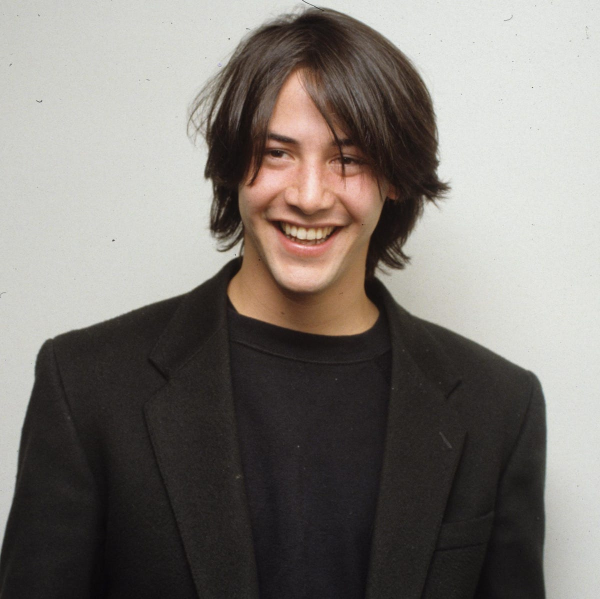
#> input picture keanu-reeves.jpg, 1200 x 1198 px (shown at 1/2 size)
$ python compare1.py   (older library calls are emulated)
#> lines starting #> are read from the running program, lines starting #| are printed output that depends on the picture; after the words box and inside, x2 and y2 are one past the last pixel; in counts of white or black regions, pixels touching at a corner belong together
# ============================================
# IMAGE SEGMENTATION
# K-MEANS + SPECTRAL CLUSTERING
# ============================================

import numpy as np
import matplotlib.pyplot as plt

from sklearn import cluster
from skimage.io import imread
from skimage.color import rgb2gray
from skimage.transform import resize


# ==========================================
# 1. ĐỌC ẢNH TỪ MÁY TÍNH
# ==========================================

# Thay 'pepper.jpg' bằng đường dẫn đến file ảnh trên máy của bạn
filename = 'keanu-reeves.jpg'

# Đọc ảnh
im = imread(filename)
#> im is the input picture: shape (1198, 1200, 3); mean R, G, B 125.7, 120.5, 115.6


# Nếu ảnh có alpha channel (RGBA) thì bỏ alpha
if im.ndim == 3 and im.shape[-1] == 4:
    im = im[:, :, :3]

# Nếu ảnh grayscale thì chuyển thành RGB
if im.ndim == 2:
    im = np.stack((im,) * 3, axis=-1)

# Resize ảnh về 100 x 100
im = resize(
    im,
    (100, 100, 3),
    anti_aliasing=True
)
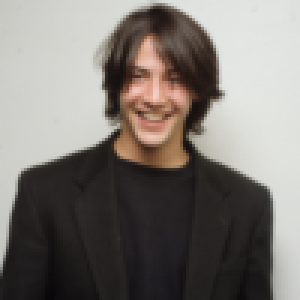
#> im: shape (100, 100, 3) float64 (shown 3 times larger); mean R, G, B 0.493, 0.473, 0.453

print("Ảnh:", filename)
print("Kích thước:", im.shape)
#| Kích thước: (100, 100, 3)


# ============================================
# 2. CONVERT TO GRAYSCALE
# ============================================

img = rgb2gray(im)
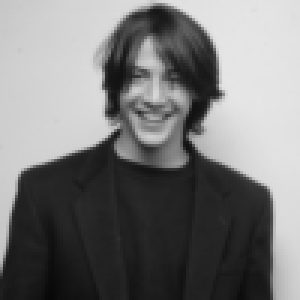
#> img: shape (100, 100) float64 (shown 3 times larger); min 0.0324, max 0.903, mean 0.475


# ============================================
# 3. PREPARE DATA
# ============================================

k = 2

# Chuyển ảnh thành danh sách pixel
X = np.reshape(
    im,
    (-1, im.shape[-1])
)

print("Số pixel:", X.shape[0])
#| Số pixel: 10000
print("Số đặc trưng:", X.shape[1])
#| Số đặc trưng: 3


# ============================================
# 4. K-MEANS SEGMENTATION
# ============================================

two_means = cluster.MiniBatchKMeans(
    n_clusters=k,
    random_state=10
)

two_means.fit(X)

y_pred = two_means.predict(X)
#> y_pred = 10000 values, max 1 at index 0, min 0 at index 250, mean 0.473

labels = np.reshape(
    y_pred,
    im.shape[:2]
)
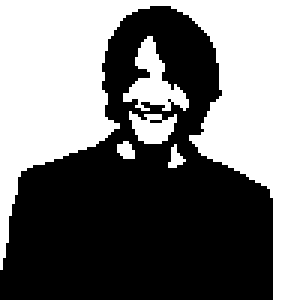
#> labels: shape (100, 100) int32 (shown 3 times larger); values 0 (black) and 1 (white), 47.3% white; 5 white regions, box (x1, y1, x2, y2) and area: (0, 0, 100, 100) 4330, (41, 12, 63, 37) 240, (43, 37, 59, 48) 113, (39, 47, 45, 53) 27, (56, 48, 62, 56) 25


# ============================================
# 5. SPECTRAL CLUSTERING
# ============================================

spectral = cluster.SpectralClustering(
    n_clusters=k,
    eigen_solver='arpack',
    affinity='nearest_neighbors',
    n_neighbors=100,
    random_state=10
)

spectral.fit(X)

# np.int đã bị bỏ → dùng int
y_pred = spectral.labels_.astype(int)

labels_spectral = np.reshape(
    y_pred,
    im.shape[:2]
)


# ============================================
# 6. DISPLAY RESULTS
# ============================================

plt.figure(figsize=(20, 20))


# --------------------------------------------
# K-Means segmentation
# --------------------------------------------

plt.subplot(2, 2, 1)

plt.imshow(labels, cmap='gray')

plt.title(
    'K-Means Segmentation (k=2)',
    size=20
)

plt.axis('off')


# --------------------------------------------
# K-Means contour
# --------------------------------------------

plt.subplot(2, 2, 2)

plt.imshow(im)

plt.contour(
    labels == 0,
    levels=[0.5],
    colors='red'
)

plt.title(
    'K-Means Contour (k=2)',
    size=20
)

plt.axis('off')


# --------------------------------------------
# Spectral segmentation
# --------------------------------------------

plt.subplot(2, 2, 3)

plt.imshow(
    labels_spectral,
    cmap='gray'
)

plt.title(
    'Spectral Segmentation (k=2)',
    size=20
)

plt.axis('off')


# --------------------------------------------
# Spectral contour
# --------------------------------------------

plt.subplot(2, 2, 4)

plt.imshow(im)

plt.contour(
    labels_spectral == 0,
    levels=[0.5],
    colors='red'
)

plt.title(
    'Spectral Contour (k=2)',
    size=20
)

plt.axis('off')


plt.tight_layout()
plt.show()
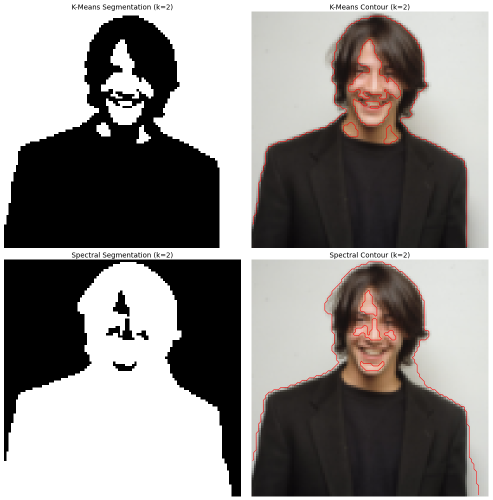
#> figure drawn by matplotlib, 4 panels
